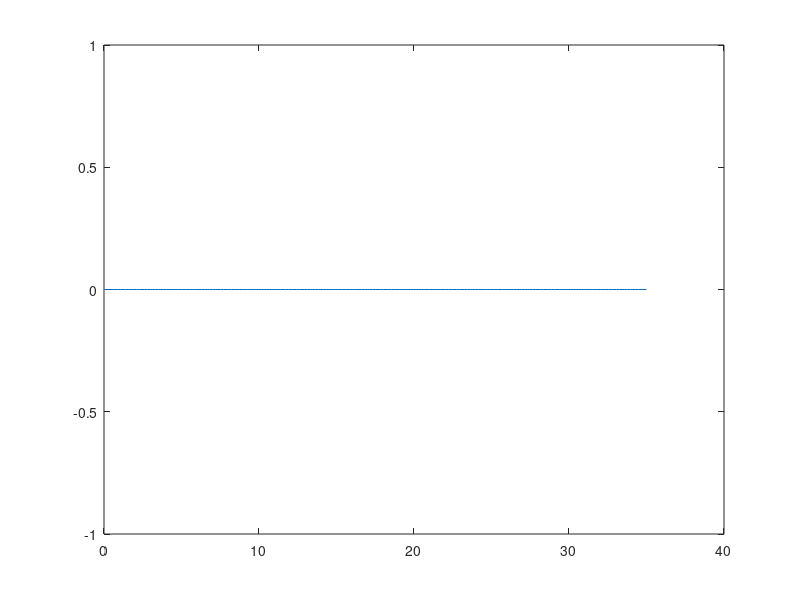

Write the MATLAB code that produced this figure.
% Ejercicio 5.4.1
clearvars;
L = 23;
R = 3.5;
phi_0 = 0;
phi_inicial = 0;
%https://automaticaddison.com/how-to-derive-the-state-space-model-for-a-mobile-robot/
A = [0 0 -sin(phi_0); 0 0 cos(phi_0); 0 0 0];
B = [(R/2)*cos(phi_0) cos(phi_0)*R/2; sin(phi_0)*R/2 sin(phi_0)*R/2; R/L -R/L];
C = [1 0 0; 0 1 0; 0 0 1]; % Para ver distancia en eje x , y e angulo
D = 0;
sys = ss(A,B,C,D);

x0 = [0;0;phi_inicial];   % Condiciones iniciales  x,y,phi
t = 0:0.05:10;
u = zeros(length(t),2);
u(t<=10,1) = 1;
u(t<=10,2) = 1;

[y , ts , x ] = lsim ( sys , u , t , x0 );
y
plot(y(:,1),y(:,2));
